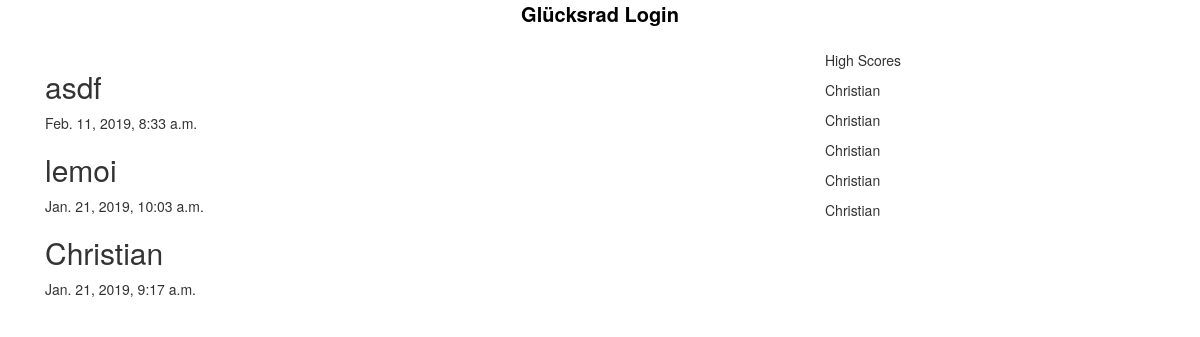
/users/, run on the app's committed database.
### login/models.py (models this page shows, shortened)
class UserLogin(models.Model):
    username = models.CharField(max_length=30)
    password = models.CharField(max_length=30)
    loggedInAt = models.DateTimeField('Date Published')

class Game(models.Model):
    player = models.CharField(max_length=30)
    date_played = models.DateTimeField('Date Played')
    amount_played = models.IntegerField(default=0, editable=False)
    konsonant = models.CharField(max_length=1)
    wort = models.CharField(max_length=100)
    output = models.CharField(max_length=200, default="")
    found_consonants = []
    built_word = ""

### login/views.py (the view)
# urls.py: path('users/', views.users, name='users'),
def users(request):
    newest_user = UserLogin.objects.order_by('-loggedInAt')[:5]
    template = loader.get_template('user/users.html')
    context = {
        'newest_user': newest_user,
    }
    return HttpResponse(template.render(context, request))

### login/context_processors.py (called while the page is built)
def high_score_list(request):
    return {
        'high_score_list': Game.objects.order_by('-amount_played')[:5]
    }

### login/templates/user/users.html
{% extends 'user/base.html' %}
{% block content %}
    {% for user in newest_user %}
            <div class="blog-post">
                <h2 class="blog-post-title">{{ user.username }}</h2>
                <p class="blog-post-meta">{{ user.loggedInAt }}</p>
            </div>
        {% endfor %}
{% endblock %}

### login/templates/user/base.html (shortened to what this page needs)
{% load static %}
<html lang="de">
  <head>
       <link rel="stylesheet" href="//maxcdn.bootstrapcdn.com/bootstrap/3.2.0/css/bootstrap.min.css">
    <link rel="stylesheet" href="{% static 'site.css' %}">
  </head>
  <body>
    <div class="container">
      <header class="blog-header py-3">
        <div class="row flex-nowrap justify-content-between align-items-center">
          <div class="col-4 text-center">
            <a class="blog-header-logo text-dark" href="#">Glücksrad Login</a>
          </div>
        </div>
      </header>
    <main role="main" class="container">
      <div class="row">
        <div class="col-md-8 blog-main">
            {% block content %}
            {% endblock %}
        </div>
        <div class="highscores aside col-md-4">
          <p>High Scores</p>
          {% for game in high_score_list %}
            {{ game.player }}
          {% endfor %}
        </div>
      </div>
    </main>
    </div>
  </body>
</html>
</html>

### static/site.css (style rules this page uses)
.blog-header { display:block; height:50px; text-align:center; font-size: 20px; }
.blog-header-logo { color:black !important; font-weight:bold; }
body { font-color:black; }

### data on the page
UserLogin: username "asdf", loggedInAt "Feb. 11, 2019, 8:33 a.m."
UserLogin: username "lemoi", loggedInAt "Jan. 21, 2019, 10:03 a.m."
UserLogin: username "Christian", loggedInAt "Jan. 21, 2019, 9:17 a.m."
Game: player "Christian"
Game: player "Christian"
Game: player "Christian"
Game: player "Christian"
Game: player "Christian"
